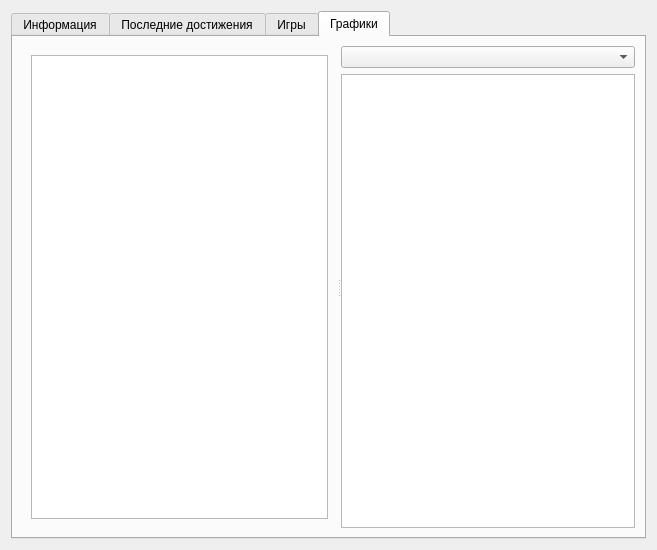
<?xml version="1.0" encoding="UTF-8"?>
<ui version="4.0">
 <class>FormStatistics</class>
 <widget class="QWidget" name="FormStatistics">
  <property name="geometry">
   <rect>
    <x>0</x>
    <y>0</y>
    <width>657</width>
    <height>550</height>
   </rect>
  </property>
  <property name="windowTitle">
   <string>Form</string>
  </property>
  <layout class="QVBoxLayout" name="verticalLayout">
   <item>
    <widget class="QTabWidget" name="tabWidget">
     <property name="currentIndex">
      <number>3</number>
     </property>
     <widget class="QWidget" name="tab">
      <attribute name="title">
       <string>Информация</string>
      </attribute>
      <layout class="QFormLayout" name="formLayout">
       <item row="0" column="0">
        <widget class="QLabel" name="labelSummColumn">
         <property name="sizePolicy">
          <sizepolicy hsizetype="Maximum" vsizetype="Preferred">
           <horstretch>0</horstretch>
           <verstretch>0</verstretch>
          </sizepolicy>
         </property>
         <property name="text">
          <string>Всего достижений:</string>
         </property>
        </widget>
       </item>
       <item row="0" column="1">
        <layout class="QHBoxLayout" name="horizontalLayout_3">
         <item>
          <widget class="LabelValue" name="labelSumAchievementsValue">
           <property name="sizePolicy">
            <sizepolicy hsizetype="Maximum" vsizetype="Preferred">
             <horstretch>0</horstretch>
             <verstretch>0</verstretch>
            </sizepolicy>
           </property>
           <property name="text">
            <string notr="true">0</string>
           </property>
          </widget>
         </item>
         <item>
          <spacer name="horizontalSpacer">
           <property name="orientation">
            <enum>Qt::Horizontal</enum>
           </property>
           <property name="sizeType">
            <enum>QSizePolicy::Expanding</enum>
           </property>
           <property name="sizeHint" stdset="0">
            <size>
             <width>40</width>
             <height>20</height>
            </size>
           </property>
          </spacer>
         </item>
         <item>
          <widget class="QLabel" name="label">
           <property name="sizePolicy">
            <sizepolicy hsizetype="Maximum" vsizetype="Preferred">
             <horstretch>0</horstretch>
             <verstretch>0</verstretch>
            </sizepolicy>
           </property>
           <property name="font">
            <font>
             <pointsize>10</pointsize>
             <bold>true</bold>
             <underline>true</underline>
            </font>
           </property>
           <property name="toolTip">
            <string>&lt;html&gt;&lt;head/&gt;&lt;body&gt;&lt;p&gt;Статистика выводится по играм на аккаунте у которых есть достижения.&lt;br/&gt;Если суммарное количество достижений не совпадает с информацией стима, значит часть достижений находится в играх не из вашей библиотеки (Например по семейному доступу или заработанные в бесплатные выходные)&lt;/span&gt;&lt;/p&gt;&lt;/body&gt;&lt;/html&gt;</string>
           </property>
           <property name="text">
            <string notr="true">?</string>
           </property>
           <property name="alignment">
            <set>Qt::AlignCenter</set>
           </property>
          </widget>
         </item>
        </layout>
       </item>
       <item row="1" column="0">
        <widget class="QLabel" name="labelAveragePercentValue">
         <property name="sizePolicy">
          <sizepolicy hsizetype="Maximum" vsizetype="Preferred">
           <horstretch>0</horstretch>
           <verstretch>0</verstretch>
          </sizepolicy>
         </property>
         <property name="text">
          <string notr="true">Средний процент по всем играм</string>
         </property>
        </widget>
       </item>
       <item row="1" column="1">
        <layout class="QHBoxLayout" name="horizontalLayout_4">
         <item>
          <widget class="LabelValue" name="labelAverageAllGamesValue">
           <property name="sizePolicy">
            <sizepolicy hsizetype="Maximum" vsizetype="Preferred">
             <horstretch>0</horstretch>
             <verstretch>0</verstretch>
            </sizepolicy>
           </property>
           <property name="text">
            <string>0</string>
           </property>
          </widget>
         </item>
         <item>
          <spacer name="horizontalSpacer_2">
           <property name="orientation">
            <enum>Qt::Horizontal</enum>
           </property>
           <property name="sizeType">
            <enum>QSizePolicy::Expanding</enum>
           </property>
           <property name="sizeHint" stdset="0">
            <size>
             <width>40</width>
             <height>20</height>
            </size>
           </property>
          </spacer>
         </item>
        </layout>
       </item>
       <item row="2" column="0">
        <widget class="QLabel" name="label_2">
         <property name="sizePolicy">
          <sizepolicy hsizetype="Maximum" vsizetype="Preferred">
           <horstretch>0</horstretch>
           <verstretch>0</verstretch>
          </sizepolicy>
         </property>
         <property name="text">
          <string>Средний процент по начатым играм</string>
         </property>
        </widget>
       </item>
       <item row="2" column="1">
        <layout class="QHBoxLayout" name="horizontalLayout_5">
         <item>
          <widget class="LabelValue" name="labelAverageStartedGamesValue">
           <property name="sizePolicy">
            <sizepolicy hsizetype="Maximum" vsizetype="Preferred">
             <horstretch>0</horstretch>
             <verstretch>0</verstretch>
            </sizepolicy>
           </property>
           <property name="text">
            <string>0</string>
           </property>
          </widget>
         </item>
         <item>
          <spacer name="horizontalSpacer_3">
           <property name="orientation">
            <enum>Qt::Horizontal</enum>
           </property>
           <property name="sizeType">
            <enum>QSizePolicy::Expanding</enum>
           </property>
           <property name="sizeHint" stdset="0">
            <size>
             <width>40</width>
             <height>20</height>
            </size>
           </property>
          </spacer>
         </item>
        </layout>
       </item>
       <item row="3" column="0">
        <widget class="QLabel" name="label_4">
         <property name="sizePolicy">
          <sizepolicy hsizetype="Maximum" vsizetype="Preferred">
           <horstretch>0</horstretch>
           <verstretch>0</verstretch>
          </sizepolicy>
         </property>
         <property name="text">
          <string>Закрытых игр</string>
         </property>
        </widget>
       </item>
       <item row="3" column="1">
        <layout class="QHBoxLayout" name="horizontalLayout_2">
         <item>
          <widget class="LabelValue" name="labelCompletedGamesValue">
           <property name="sizePolicy">
            <sizepolicy hsizetype="Maximum" vsizetype="Preferred">
             <horstretch>0</horstretch>
             <verstretch>0</verstretch>
            </sizepolicy>
           </property>
           <property name="text">
            <string>0</string>
           </property>
          </widget>
         </item>
         <item>
          <spacer name="horizontalSpacer_5">
           <property name="orientation">
            <enum>Qt::Horizontal</enum>
           </property>
           <property name="sizeType">
            <enum>QSizePolicy::Expanding</enum>
           </property>
           <property name="sizeHint" stdset="0">
            <size>
             <width>40</width>
             <height>20</height>
            </size>
           </property>
          </spacer>
         </item>
        </layout>
       </item>
       <item row="4" column="0">
        <widget class="QLabel" name="label_6">
         <property name="sizePolicy">
          <sizepolicy hsizetype="Maximum" vsizetype="Preferred">
           <horstretch>0</horstretch>
           <verstretch>0</verstretch>
          </sizepolicy>
         </property>
         <property name="text">
          <string>Начатых игр</string>
         </property>
        </widget>
       </item>
       <item row="4" column="1">
        <layout class="QHBoxLayout" name="horizontalLayout_6">
         <item>
          <widget class="LabelValue" name="labelStartedGamesValue">
           <property name="sizePolicy">
            <sizepolicy hsizetype="Maximum" vsizetype="Preferred">
             <horstretch>0</horstretch>
             <verstretch>0</verstretch>
            </sizepolicy>
           </property>
           <property name="text">
            <string>0</string>
           </property>
          </widget>
         </item>
         <item>
          <spacer name="horizontalSpacer_6">
           <property name="orientation">
            <enum>Qt::Horizontal</enum>
           </property>
           <property name="sizeType">
            <enum>QSizePolicy::Expanding</enum>
           </property>
           <property name="sizeHint" stdset="0">
            <size>
             <width>40</width>
             <height>20</height>
            </size>
           </property>
          </spacer>
         </item>
        </layout>
       </item>
       <item row="5" column="0">
        <widget class="QLabel" name="label_8">
         <property name="sizePolicy">
          <sizepolicy hsizetype="Maximum" vsizetype="Preferred">
           <horstretch>0</horstretch>
           <verstretch>0</verstretch>
          </sizepolicy>
         </property>
         <property name="text">
          <string>Не начатых игр</string>
         </property>
        </widget>
       </item>
       <item row="5" column="1">
        <layout class="QHBoxLayout" name="horizontalLayout_7">
         <item>
          <widget class="LabelValue" name="labelNotStartedGamesValue">
           <property name="sizePolicy">
            <sizepolicy hsizetype="Maximum" vsizetype="Preferred">
             <horstretch>0</horstretch>
             <verstretch>0</verstretch>
            </sizepolicy>
           </property>
           <property name="text">
            <string>0</string>
           </property>
          </widget>
         </item>
         <item>
          <spacer name="horizontalSpacer_7">
           <property name="orientation">
            <enum>Qt::Horizontal</enum>
           </property>
           <property name="sizeType">
            <enum>QSizePolicy::Expanding</enum>
           </property>
           <property name="sizeHint" stdset="0">
            <size>
             <width>40</width>
             <height>20</height>
            </size>
           </property>
          </spacer>
         </item>
        </layout>
       </item>
       <item row="6" column="0">
        <widget class="QLabel" name="label_10">
         <property name="sizePolicy">
          <sizepolicy hsizetype="Maximum" vsizetype="Preferred">
           <horstretch>0</horstretch>
           <verstretch>0</verstretch>
          </sizepolicy>
         </property>
         <property name="text">
          <string>Игр без достижений</string>
         </property>
        </widget>
       </item>
       <item row="6" column="1">
        <layout class="QHBoxLayout" name="horizontalLayout_8">
         <item>
          <widget class="LabelValue" name="labelNoAchievementsGamesValue">
           <property name="sizePolicy">
            <sizepolicy hsizetype="Maximum" vsizetype="Preferred">
             <horstretch>0</horstretch>
             <verstretch>0</verstretch>
            </sizepolicy>
           </property>
           <property name="text">
            <string>0</string>
           </property>
          </widget>
         </item>
         <item>
          <spacer name="horizontalSpacer_8">
           <property name="orientation">
            <enum>Qt::Horizontal</enum>
           </property>
           <property name="sizeType">
            <enum>QSizePolicy::Expanding</enum>
           </property>
           <property name="sizeHint" stdset="0">
            <size>
             <width>40</width>
             <height>20</height>
            </size>
           </property>
          </spacer>
         </item>
        </layout>
       </item>
       <item row="7" column="0">
        <spacer name="verticalSpacer">
         <property name="orientation">
          <enum>Qt::Vertical</enum>
         </property>
         <property name="sizeHint" stdset="0">
          <size>
           <width>20</width>
           <height>253</height>
          </size>
         </property>
        </spacer>
       </item>
      </layout>
     </widget>
     <widget class="QWidget" name="tab_4">
      <attribute name="title">
       <string>Последние достижения</string>
      </attribute>
      <layout class="QVBoxLayout" name="verticalLayout_6">
       <property name="spacing">
        <number>0</number>
       </property>
       <property name="leftMargin">
        <number>0</number>
       </property>
       <property name="topMargin">
        <number>0</number>
       </property>
       <property name="rightMargin">
        <number>0</number>
       </property>
       <property name="bottomMargin">
        <number>0</number>
       </property>
       <item>
        <widget class="QGraphicsView" name="graphicsViewLastAchievements"/>
       </item>
      </layout>
     </widget>
     <widget class="QWidget" name="tab_2">
      <attribute name="title">
       <string>Игры</string>
      </attribute>
      <layout class="QVBoxLayout" name="verticalLayout_2">
       <item>
        <widget class="QChartView" name="ChartViewPercentages">
         <property name="sizePolicy">
          <sizepolicy hsizetype="Preferred" vsizetype="Expanding">
           <horstretch>0</horstretch>
           <verstretch>0</verstretch>
          </sizepolicy>
         </property>
         <property name="minimumSize">
          <size>
           <width>0</width>
           <height>250</height>
          </size>
         </property>
        </widget>
       </item>
      </layout>
     </widget>
     <widget class="QWidget" name="tab_3">
      <attribute name="title">
       <string>Графики</string>
      </attribute>
      <layout class="QVBoxLayout" name="verticalLayout_9">
       <item>
        <widget class="QSplitter" name="splitter">
         <property name="orientation">
          <enum>Qt::Horizontal</enum>
         </property>
         <widget class="QStackedWidget" name="stackedWidgetGraphs">
          <property name="currentIndex">
           <number>0</number>
          </property>
          <widget class="QWidget" name="page">
           <layout class="QVBoxLayout" name="verticalLayout_8">
            <item>
             <widget class="QChartView" name="ChartsViewTimes"/>
            </item>
           </layout>
          </widget>
          <widget class="QWidget" name="page_2">
           <layout class="QVBoxLayout" name="verticalLayout_4">
            <item>
             <widget class="QChartView" name="ChartsViewYears"/>
            </item>
           </layout>
          </widget>
         </widget>
         <widget class="QWidget" name="layoutWidget">
          <layout class="QVBoxLayout" name="verticalLayout_5">
           <item>
            <widget class="QComboBox" name="comboBoxGraph"/>
           </item>
           <item>
            <widget class="QListView" name="listViewFriendsGraph"/>
           </item>
          </layout>
         </widget>
        </widget>
       </item>
      </layout>
     </widget>
    </widget>
   </item>
  </layout>
 </widget>
 <customwidgets>
  <customwidget>
   <class>LabelValue</class>
   <extends>QLabel</extends>
   <header>subWidgets/labels/labelvalue.h</header>
  </customwidget>
  <customwidget>
   <class>QChartView</class>
   <extends>QGraphicsView</extends>
   <header>QtCharts/QtCharts</header>
  </customwidget>
 </customwidgets>
 <resources/>
 <connections/>
</ui>
